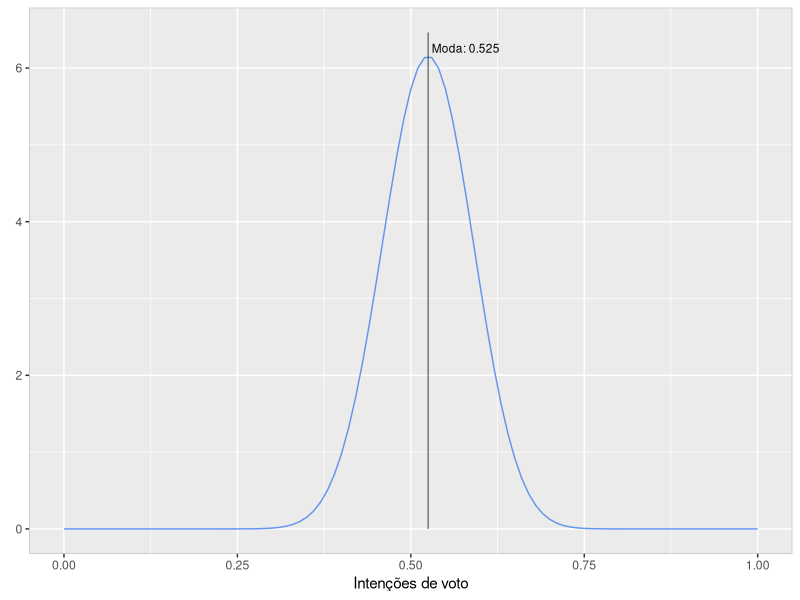
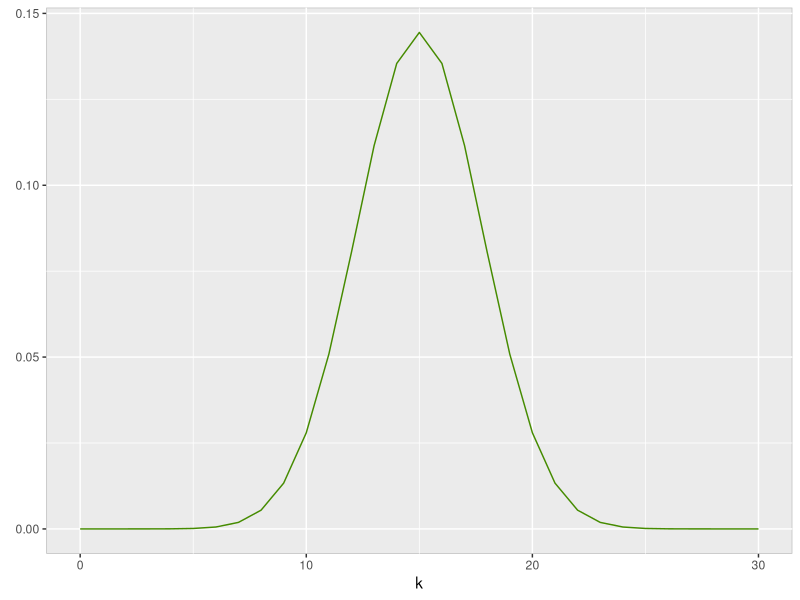
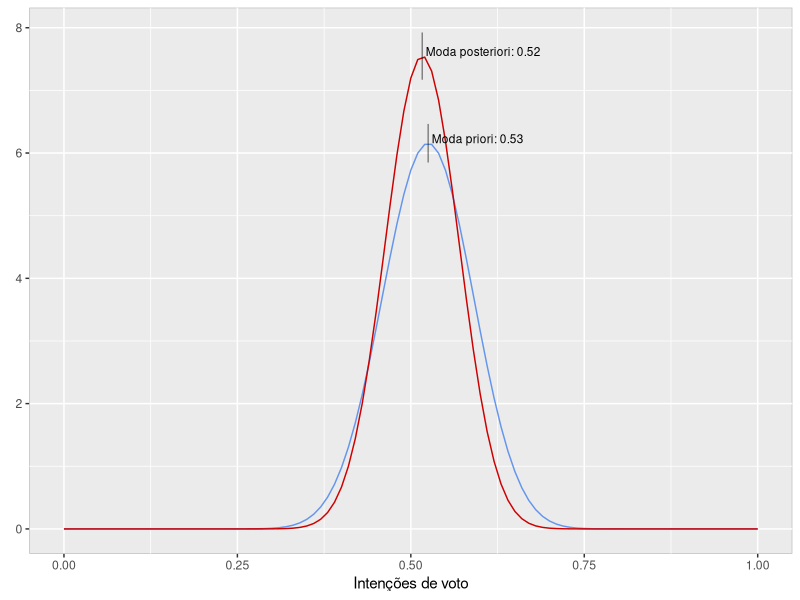

Write the R code that produced these figures, in order.
## ---- chunk 1
## General settings
require(ggplot2)
## ---- chunk 2
## Definition
mode <- 0.525
l.inf <- 0.4
l.sup <- 0.65

## Tryals
alpha <- seq(1, 50, length.out = 1e5)
beta <- ( (1-mode)*alpha + 2*mode - 1 ) / (mode)
p <- pbeta( l.sup, shape1 = alpha, shape2 = beta) - pbeta( l.inf, shape1 = alpha, shape2 = beta)
err <- abs(0.95-p)

## Best estimate
alpha <- alpha[which( err == min(err) )]
beta <- beta[which( err == min(err) )]
## Check it out
# pbeta(0.525, shape1 = alpha, shape2 = beta)
# pbeta( l.inf, shape1 = alpha, shape2 = beta)
# pbeta( l.sup, shape1 = alpha, shape2 = beta)

## ---- chunk 3
## Plot it
col.priori <- "cornflowerblue"
txt.mode <- paste("Moda:", mode)

ggplot( data.frame(x=seq( 0, 1, l=1e3 ) ), aes(x) ) + 
  stat_function( fun=function(x){ dbeta(x, alpha, beta) }, colour = col.priori ) +
  scale_colour_brewer( palette = 1) +
  scale_x_continuous(name = "Intenções de voto" ) +
  scale_y_continuous(name = element_blank() ) +
  theme(plot.title = element_text( lineheight=1, face="bold", size = 12 )
        , panel.background = element_rect(colour = "gray75") ) +
  annotate("segment", x = mode, xend = mode
           , y = 0
           , yend = dbeta(mode, alpha, beta)*1.05
           , alpha = 0.5) +
  annotate("text", label = txt.mode , x = mode*1.01, y = 6.2, hjust = 0, vjust = 0, size = 3 )

## ---- chunk 4
n <- 30
k <- sample(1:30, size = 1)
## ---- chunk 5
## Plot it
col.lik <- "chartreuse4"

x <- seq( 0, n )
df <- data.frame(x, y = dbinom(x , size = n, prob = (k/n) ) )

ggplot( df, aes( x=x, y=y ) ) + 
  geom_line( colour = col.lik ) +
  scale_colour_brewer( palette = 1) +
  scale_x_continuous(name = "k" ) +
  scale_y_continuous(name = element_blank() ) +
  theme(plot.title = element_text( lineheight=1, face="bold", size = 12 )
        , panel.background = element_rect(colour = "gray75") )

## ---- chunk 6
alpha.star = alpha + k
beta.star = beta + (n-k)
mode.post <- ( alpha.star - 1 )/( beta.star + alpha.star - 2)
## ---- chunk 7
## Plot it
col.posteriori <- "red3"
txt.mode.prio <- paste("Moda priori:", formatC(mode, digits = 2, format = "f" ) )
txt.mode.post <- paste("Moda posteriori:", formatC(mode.post, digits = 2, format = "f" ) )

ggplot( data.frame(x=seq( 0, 1, l=1e3 ) ), aes(x) ) + 
  stat_function( fun=function(x){ dbeta(x, alpha, beta) }, colour = col.priori ) +
  stat_function( fun=function(x){ dbeta(x, alpha.star, beta.star) }, colour = col.posteriori ) +
  scale_colour_brewer( palette = 1) +
  scale_x_continuous(name = "Intenções de voto" ) +
  scale_y_continuous(name = element_blank() ) + 
  theme(plot.title = element_text( lineheight=1, face="bold", size = 12 )
        , panel.background = element_rect(colour = "gray75") ) +
  annotate("segment"
           , x = mode.post, xend = mode.post
           , y = dbeta(mode.post, alpha.star, beta.star)*0.95
           , yend = dbeta(mode.post, alpha.star, beta.star)*1.05
           , alpha = 0.45 ) +
  annotate("text", label = txt.mode.post , x = mode.post*1.01
           , y = dbeta(mode.post, alpha.star, beta.star)
           , hjust = 0, vjust = 0, size = 3 ) +
  annotate("segment", x = mode, xend = mode
           , y = dbeta(mode, alpha, beta)*0.95
           , yend = dbeta(mode, alpha, beta)*1.05
           , alpha = 0.45 ) +
  annotate("text", label = txt.mode.prio , x = mode*1.01
           , y = dbeta(mode, alpha, beta)
           , hjust = 0, vjust = 0, size = 3 )

